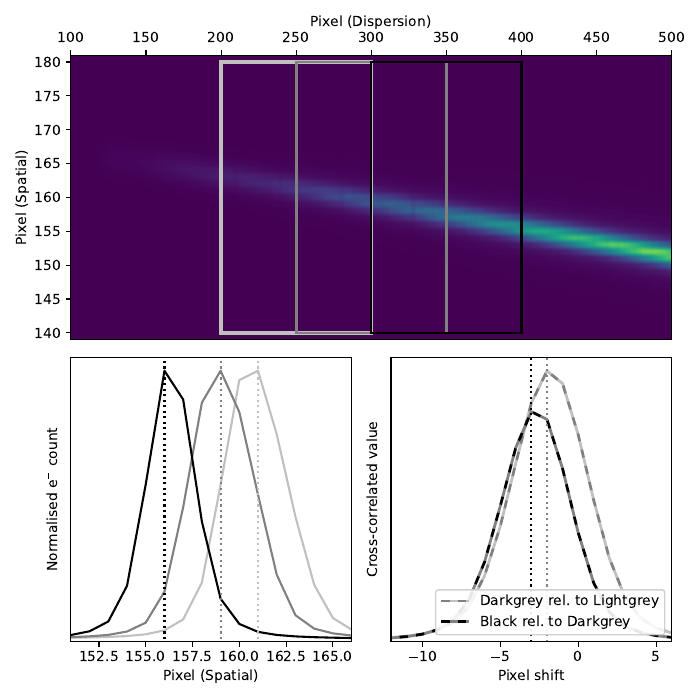

Python code for this plot:
from astropy.io import fits
from matplotlib import pyplot as plt
from matplotlib.patches import Rectangle
from scipy.ndimage import rotate
from scipy.signal import correlate
import numpy as np

data = fits.open("v_s_20180810_27_1_0_2.fits.gz")[0].data
data = rotate(data, 2.15)

fig = plt.figure(1, figsize=(7, 7))
fig.clf()

# top
ax1 = fig.add_subplot(2, 1, 1)
# bottom left
ax2 = fig.add_subplot(2, 2, 3)
# bottom right
ax3 = fig.add_subplot(2, 2, 4)

ax1.imshow(data, origin="lower", aspect="auto")

rect_2 = Rectangle((200, 140), 100, 40, lw=2.5, edgecolor="silver", facecolor="none")
rect_3 = Rectangle((250, 140), 100, 40, lw=2, edgecolor="grey", facecolor="none")
rect_4 = Rectangle((300, 140), 100, 40, lw=1.5, edgecolor="black", facecolor="none")

ax1.add_patch(rect_2)
ax1.add_patch(rect_3)
ax1.add_patch(rect_4)

ax1.xaxis.tick_top()
ax1.xaxis.set_label_position("top")
ax1.set_xlim(100, 500)
ax1.set_xlabel("Pixel (Dispersion)")
ax1.set_ylim(139, 181)
ax1.set_ylabel("Pixel (Spatial)")

line2 = np.sum(data[140:180, 200:300], axis=1)
line3 = np.sum(data[140:180, 250:350], axis=1)
line4 = np.sum(data[140:180, 350:400], axis=1)

line2 /= max(line2)
line3 /= max(line3)
line4 /= max(line4)

ax2.plot(range(140, 180), line2, color="silver")
ax2.plot(range(140, 180), line3, color="grey")
ax2.plot(range(140, 180), line4, color="black")
ax2.vlines(np.argmax(line2) + 140, 0, max(line2) * 1.05, ls=":", color="silver")
ax2.vlines(np.argmax(line3) + 140, 0, max(line3) * 1.05, ls=":", color="grey")
ax2.vlines(np.argmax(line4) + 140, 0, max(line4) * 1.05, ls=":", color="black")
ax2.set_xlim(151, 166)
ax2.set_ylim(-0.01, max(line2) * 1.05)

ax2.set_yticks([])

ax2.set_ylabel(r"Normalised e$^{-}$ count")
ax2.set_xlabel("Pixel (Spatial)")

cor1 = correlate(line3, line2, mode="same")
cor2 = correlate(line4, line3, mode="same")

ax3.plot(
    range(-int(len(line2) / 2), int(len(line2) / 2)),
    cor1,
    color="grey",
    dashes=[3, 3],
    gapcolor="silver",
    lw=2,
    ls='dashed',
    label="Darkgrey rel. to Lightgrey",
)
ax3.plot(
    range(-int(len(line2) / 2), int(len(line2) / 2)),
    cor2,
    color="black",
    dashes=[3, 3],
    gapcolor="grey",
    lw=2,
    label="Black rel. to Darkgrey",
)


ax3.vlines(
    range(-int(len(line2) / 2), int(len(line2) / 2))[np.argmax(cor1)],
    0,
    max(cor1) * 1.05,
    ls=":",
    color="grey",
)
ax3.vlines(
    range(-int(len(line2) / 2), int(len(line2) / 2))[np.argmax(cor2)],
    0,
    max(cor1) * 1.05,
    ls=":",
    color="black",
)

ax3.set_ylabel("Cross-correlated value")
ax3.set_xlabel("Pixel shift")
ax3.set_xlim(-12, 6)
ax3.set_ylim(0, max(cor1) * 1.05)
ax3.set_yticks([])
ax3.legend(loc="lower right", framealpha=0.9)

fig.tight_layout()
fig.savefig("fig_01_tracing.jpg")
fig.savefig("fig_01_tracing.pdf")
